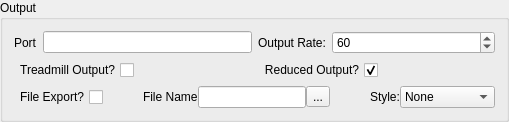
         <widget class="QGroupBox" name="groupBox_5">
          <property name="title">
           <string>Output</string>
          </property>
          <layout class="QVBoxLayout" name="verticalLayout_12">
           <item>
            <layout class="QHBoxLayout" name="horizontalLayout_60">
             <item>
              <layout class="QHBoxLayout" name="horizontalLayout_43">
               <item>
                <widget class="QLabel" name="label_25">
                 <property name="text">
                  <string>Port</string>
                 </property>
                </widget>
               </item>
               <item>
                <widget class="QLineEdit" name="portNameControl"/>
               </item>
              </layout>
             </item>
             <item>
              <layout class="QHBoxLayout" name="horizontalLayout_54">
               <item>
                <widget class="QLabel" name="label_31">
                 <property name="text">
                  <string>Output Rate:</string>
                 </property>
                </widget>
               </item>
               <item>
                <widget class="QSpinBox" name="outputRateSpinBox">
                 <property name="sizePolicy">
                  <sizepolicy hsizetype="Expanding" vsizetype="Fixed">
                   <horstretch>0</horstretch>
                   <verstretch>0</verstretch>
                  </sizepolicy>
                 </property>
                 <property name="minimum">
                  <number>1</number>
                 </property>
                 <property name="maximum">
                  <number>1024</number>
                 </property>
                 <property name="singleStep">
                  <number>5</number>
                 </property>
                 <property name="value">
                  <number>60</number>
                 </property>
                </widget>
               </item>
              </layout>
             </item>
            </layout>
           </item>
           <item>
            <layout class="QHBoxLayout" name="horizontalLayout_59">
             <item>
              <widget class="QCheckBox" name="treadmillOutputToggle">
               <property name="toolTip">
                <string>Include raw treadmill data in output stream?</string>
               </property>
               <property name="layoutDirection">
                <enum>Qt::RightToLeft</enum>
               </property>
               <property name="text">
                <string>Treadmill Output?</string>
               </property>
              </widget>
             </item>
             <item>
              <spacer name="horizontalSpacer_24">
               <property name="orientation">
                <enum>Qt::Horizontal</enum>
               </property>
               <property name="sizeHint" stdset="0">
                <size>
                 <width>40</width>
                 <height>20</height>
                </size>
               </property>
              </spacer>
             </item>
             <item>
              <widget class="QCheckBox" name="reducedOutputToggle">
               <property name="toolTip">
                <string>&lt;html&gt;&lt;head/&gt;&lt;body&gt;&lt;p&gt;Send reduced data to output stream (time, position, events). Does not affect data written to file if enabled.&lt;/p&gt;&lt;/body&gt;&lt;/html&gt;</string>
               </property>
               <property name="layoutDirection">
                <enum>Qt::RightToLeft</enum>
               </property>
               <property name="text">
                <string>Reduced Output?</string>
               </property>
               <property name="checked">
                <bool>true</bool>
               </property>
              </widget>
             </item>
             <item>
              <spacer name="horizontalSpacer_25">
               <property name="orientation">
                <enum>Qt::Horizontal</enum>
               </property>
               <property name="sizeHint" stdset="0">
                <size>
                 <width>40</width>
                 <height>20</height>
                </size>
               </property>
              </spacer>
             </item>
            </layout>
           </item>
           <item>
            <layout class="QHBoxLayout" name="horizontalLayout_53">
             <property name="spacing">
              <number>0</number>
             </property>
             <item>
              <widget class="QCheckBox" name="fileExportToggle">
               <property name="toolTip">
                <string>Export full output data to file?</string>
               </property>
               <property name="layoutDirection">
                <enum>Qt::RightToLeft</enum>
               </property>
               <property name="text">
                <string>File Export?</string>
               </property>
              </widget>
             </item>
             <item>
              <spacer name="horizontalSpacer_20">
               <property name="orientation">
                <enum>Qt::Horizontal</enum>
               </property>
               <property name="sizeHint" stdset="0">
                <size>
                 <width>40</width>
                 <height>20</height>
                </size>
               </property>
              </spacer>
             </item>
             <item>
              <widget class="QLabel" name="label_17">
               <property name="text">
                <string>File Name</string>
               </property>
              </widget>
             </item>
             <item>
              <widget class="QLineEdit" name="exportFileNameBox"/>
             </item>
             <item>
              <widget class="QToolButton" name="exportFileNameSelector">
               <property name="text">
                <string>...</string>
               </property>
              </widget>
             </item>
             <item>
              <spacer name="horizontalSpacer_18">
               <property name="orientation">
                <enum>Qt::Horizontal</enum>
               </property>
               <property name="sizeHint" stdset="0">
                <size>
                 <width>40</width>
                 <height>20</height>
                </size>
               </property>
              </spacer>
             </item>
             <item>
              <widget class="QLabel" name="label_16">
               <property name="text">
                <string>Style:</string>
               </property>
              </widget>
             </item>
             <item>
              <widget class="QComboBox" name="exportFileNameStyle">
               <property name="toolTip">
                <string>Style for writing file:
None: one file overwritten on each connect
Counter: file name appended with counter, incremented on each connect/disconnect
TimeStamp: file name appended with time stamp on each connect/disconnect</string>
               </property>
               <item>
                <property name="text">
                 <string>None</string>
                </property>
               </item>
               <item>
                <property name="text">
                 <string>Counter</string>
                </property>
               </item>
               <item>
                <property name="text">
                 <string>Time Stamp</string>
                </property>
               </item>
              </widget>
             </item>
            </layout>
           </item>
          </layout>
         </widget>
